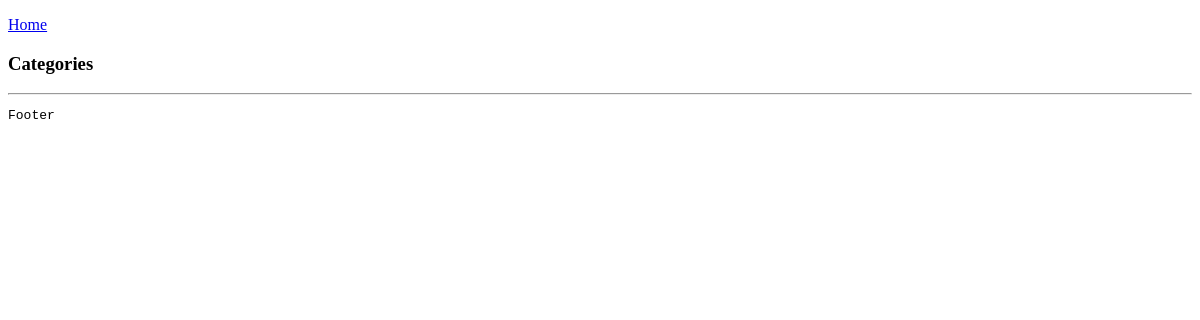
The app's page /, older data.
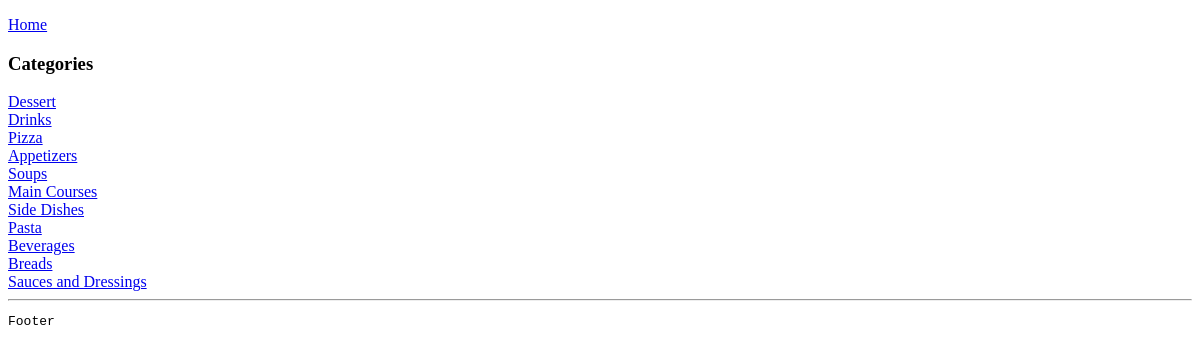
The same page, newer data.
### foodie_app/models.py (models this page shows, shortened)
class Category(models.Model):
    name = models.CharField(max_length=100)
    date_added = models.DateField(auto_now_add=True)

### foodie_app/views.py (the view)
# urls.py: path('', views.index, name='index'),
def index(request):
    template ='foodie_app/index.html'
    categories = Category.objects.all()
    context ={'categories': categories}
    return render(request, template, context)

### foodie_app/templates/foodie_app/index.html
{% extends "base.html" %}
{% block content %}
<h3>Categories</h3>
    <div>
         {% for category in categories %}
        <div>
              <a href="{% url "foodie_app:recipes" category.id %}">{{ category.name }}</a>
        </div>
         {% endfor %}
    </div>
{% endblock content %}

Row changes from the older to the newer data that the page shows:
added Category: name "Dessert"
added Category: name "Drinks"
added Category: name "Pizza"
added Category: name "Appetizers"
added Category: name "Soups"
added Category: name "Main Courses"
added Category: name "Side Dishes"
added Category: name "Pasta"
added Category: name "Beverages"
added Category: name "Breads"
added Category: name "Sauces and Dressings"
